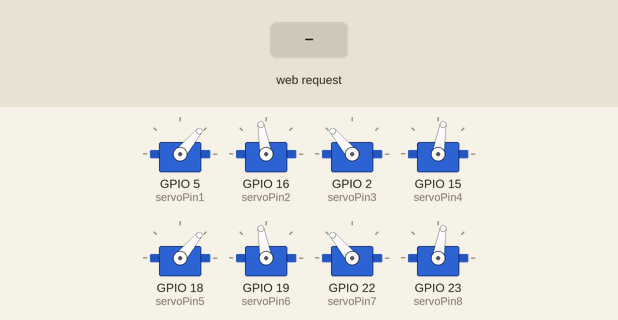
A sketch run on a simulated ESP32. Shown: 8 × servo. Inputs (shaded band) come from the test bench. WiFi joins after 1.5 s; servers stay silent unless stated; what the sketch prints to the serial monitor is not drawn.

Above: at 2.7 s.
2.8 s: HTTP request GET /?options=walk received
At 2.93 s:
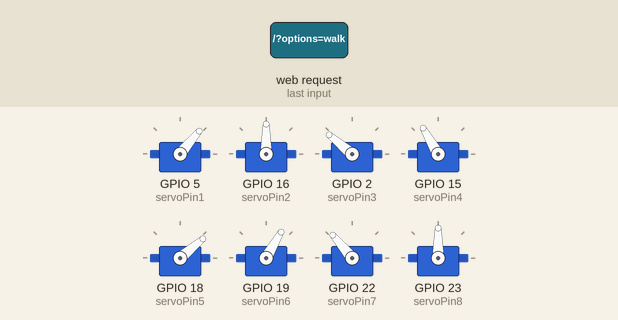
At 3.68 s:
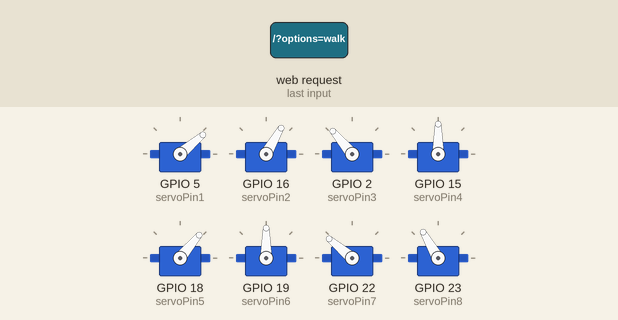
5.8 s: HTTP request GET /?options=trot received
At 7.91 s:
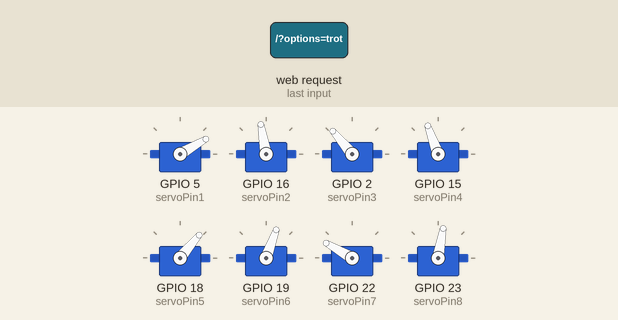
Timing chart, 0 to 14.8 s (numbered marks = the images above; inputs shaded):
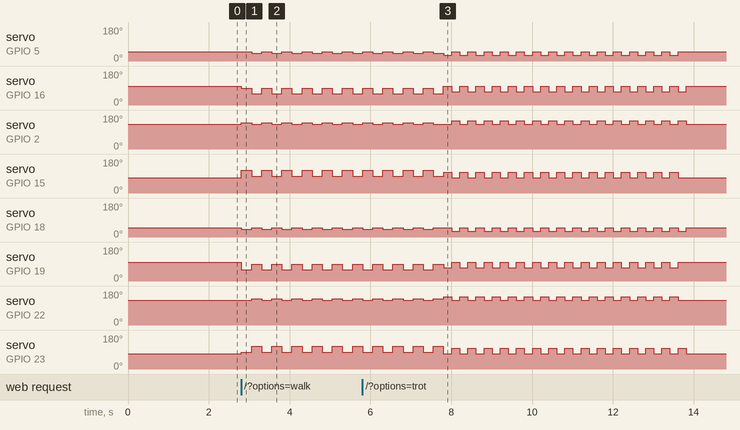

Measured:
- after the input at 2.8 s, servo on GPIO 5 (servoPin1): alternates 50° for 0.25 s and 40° for 0.25 s, starting after 0.26 s; servo on GPIO 16 (servoPin2): alternates 90° for 0.25 s and 60° for 0.25 s, starting at once

The sketch:

Robot_Soft_2.0.ino
```cpp
#include <WiFi.h>
#include <ESP32Servo.h>

const char* ssid = "SFR_89F0";
const char* password = "tnr46rmdb9dvh23tqdz5";
WiFiServer server(80);
// Variable to store the HTTP request
String header;

// Auxiliar variables to store the current output state
String output26State = "off";
String output27State = "off";

// Current time
unsigned long currentTime = millis();
// Previous time
unsigned long previousTime = 0;
// Define timeout time in milliseconds (example: 2000ms = 2s)
const long timeoutTime = 2000;

//Servo setup
Servo R1;
int servoPin1 = 5;
Servo R2;
int servoPin2 = 16;
Servo L1;
int servoPin3 = 2;
Servo L2;
int servoPin4 = 15;
Servo Rb1;
int servoPin5 = 18;
Servo Rb2;
int servoPin6 = 19;
Servo Lb1;
int servoPin7 = 22;
Servo Lb2;
int servoPin8 = 23;


void setup() {
  R1.attach(servoPin1);
  R2.attach(servoPin2);
  L1.attach(servoPin3);
  L2.attach(servoPin4);
  Rb1.attach(servoPin5);
  Rb2.attach(servoPin6);
  Lb1.attach(servoPin7);
  Lb2.attach(servoPin8);

  R1.write(50);
  R2.write(100);
  L1.write(180 - 50);
  L2.write(180 - 100);
  Rb1.write(50);
  Rb2.write(100);
  Lb1.write(180 - 50);
  Lb2.write(180 - 100);


  Serial.begin(115200);

  // Connect to Wi-Fi network with SSID and password
  Serial.print("Connecting to ");
  Serial.println(ssid);
  WiFi.begin(ssid, password);
  while (WiFi.status() != WL_CONNECTED) {
    delay(500);
    Serial.print(".");
  }
  // Print local IP address and start web server
  Serial.println("");
  Serial.println("WiFi connected.");
  Serial.println("IP address: ");
  Serial.println(WiFi.localIP());
  server.begin();
}

void rest() {
  R1.write(50);
  R2.write(100);
  L1.write(180 - 50);
  L2.write(180 - 100);
  Rb1.write(50);
  Rb2.write(100);
  Lb1.write(180 - 50);
  Lb2.write(180 - 100);
}

void walk() {

  int itera = 10;
  int walkspeed = 250;

  int one1 = 50; int two1 = 90;
  int one2 = 40; int two2 = 60;

  int i = 0;
  while(i < itera) {

    R1.write(one1); R2.write(two1);
    Lb1.write(180 - one1); Lb2.write(180 - two1);

    L1.write(180 - one2); L2.write(180 - two2);
    Rb1.write(one2); Rb2.write(two2);

    delay(walkspeed);

    R1.write(one2); R2.write(two2);
    Lb1.write(180 - one2); Lb2.write(180 - two2);

    L1.write(180 - one1); L2.write(180 - two1);
    Rb1.write(one1); Rb2.write(two1);

    delay(walkspeed);

    i++;
  }

  rest();

}

void trot() {

  int itera = 15;
  int walkspeed = 200;

  int one1 = 30; int two1 = 100;
  int one2 = 50; int two2 = 70;

  int i = 0;
  while(i < itera) {

    R1.write(one1); R2.write(two1);
    Lb1.write(180 - one1); Lb2.write(180 - two1);

    L1.write(180 - one2); L2.write(180 - two2);
    Rb1.write(one2); Rb2.write(two2);

    delay(walkspeed);

    R1.write(one2); R2.write(two2);
    Lb1.write(180 - one2); Lb2.write(180 - two2);

    L1.write(180 - one1); L2.write(180 - two1);
    Rb1.write(one1); Rb2.write(two1);

    delay(walkspeed);

    i++;
  }

  rest();

}


void loop(){

  WiFiClient client = server.available();   // Listen for incoming clients

  if (client) {                             // If a new client connects,
    currentTime = millis();
    previousTime = currentTime;
    Serial.println("New Client.");          // print a message out in the serial port
    String currentLine = "";                // make a String to hold incoming data from the client
    while (client.connected() && currentTime - previousTime <= timeoutTime) {  // loop while the client's connected
      currentTime = millis();
      if (client.available()) {             // if there's bytes to read from the client,
        char c = client.read();             // read a byte, then
        Serial.write(c);                    // print it out the serial monitor
        header += c;
        if (c == '\n') {                    // if the byte is a newline character
          // if the current line is blank, you got two newline characters in a row.
          // that's the end of the client HTTP request, so send a response:
          if (currentLine.length() == 0) {
            // HTTP headers always start with a response code (e.g. HTTP/1.1 200 OK)
            // and a content-type so the client knows what's coming, then a blank line:
            client.println("HTTP/1.1 200 OK");
            client.println("Content-type:text/html");
            client.println("Connection: close");
            client.println();


            if (header.indexOf("GET /?options=walk") >= 0) {


              walk();

              //walk();


            } else if (header.indexOf("GET /?options=trot") >= 0) {

              trot();

            }


            // Display the HTML web page
            client.println("<!DOCTYPE html><html lang=\"en\"><head><meta charset=\"UTF-8\"><meta http-equiv=\"X-UA-Compatible\" content=\"IE=edge\"><meta name=\"viewport\" content=\"width=device-width, initial-scale=1.0\"><title>Document</title></head>");

            client.println("<body>");

            client.println("<form action=\"\" method=\"GET\">");
            /*
            client.println("<label for=\"option1\">Speed</label><p id=\"speed-display\"></p><input name=\"speed\ type=\"hidden\" id=\"speed\" value=\"\">");
            client.println("<span id=\"faster\">+</span><span id=\"slower\">-</span><br>");
            */
            client.println("<input type=\"radio\" id=\"walk\" name=\"options\" value=\"walk\"><label for=\"walk\">Walk</label><br>");
            client.println("<input type=\"radio\" id=\"trot\" name=\"options\" value=\"trot\"><label for=\"trot\">Trot</label><br>");
            /*
            client.println("<input type=\"radio\" id=\"left\" name=\"options\" value=\"left\"><label for=\"left\">Left</label><br>");
            client.println("<input type=\"radio\" id=\"right\" name=\"options\" value=\"right\"><label for=\"right\">Right</label><br>");
            */
            client.println("<input type=\"submit\" value=\"GO\"></form>");

            client.println("<script> let speedInput = document.querySelector('#speed'); let speedDisplay = document.querySelector('#speed-display'); let faster = document.querySelector('#faster');");
            client.println("let slower = document.querySelector('#slower'); let speed = 300; function display() { speedDisplay.innerHTML = speed; } display(); faster.addEventListener('click', function () { if (speed < 2000) { speed += 100; speedInput.value = speed; display(); } }); slower.addEventListener('click', function () { if (speed > 100) { speed -= 100; speedInput.value = speed; display(); } }); </script>");
            client.println("<style> body { font-size: 40px; } form { text-align: center; } </style>");

            client.println("</body></html>");

            // The HTTP response ends with another blank line
            client.println();
            // Break out of the while loop
            break;
          } else { // if you got a newline, then clear currentLine
            currentLine = "";
          }
        } else if (c != '\r') {  // if you got anything else but a carriage return character,
          currentLine += c;      // add it to the end of the currentLine
        }
      }
    }
    // Clear the header variable
    header = "";
    // Close the connection
    client.stop();
    Serial.println("Client disconnected.");
    Serial.println("");
  }
}
```
